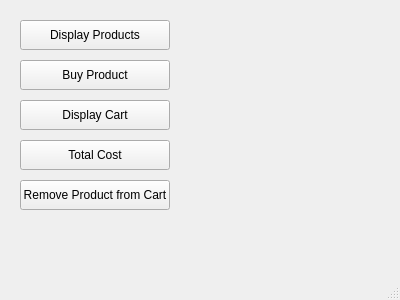
<?xml version="1.0" encoding="UTF-8"?>
<ui version="4.0">
 <class>MainWindow</class>
 <widget class="QMainWindow" name="MainWindow">
  <property name="geometry">
   <rect>
    <x>0</x>
    <y>0</y>
    <width>400</width>
    <height>300</height>
   </rect>
  </property>
  <property name="windowTitle">
   <string>MainWindow</string>
  </property>
  <widget class="QWidget" name="centralwidget">
   <widget class="QPushButton" name="displayProductsButton">
    <property name="geometry">
     <rect>
      <x>20</x>
      <y>20</y>
      <width>150</width>
      <height>30</height>
     </rect>
    </property>
    <property name="text">
     <string>Display Products</string>
    </property>
   </widget>
   <widget class="QPushButton" name="buyProductButton">
    <property name="geometry">
     <rect>
      <x>20</x>
      <y>60</y>
      <width>150</width>
      <height>30</height>
     </rect>
    </property>
    <property name="text">
     <string>Buy Product</string>
    </property>
   </widget>
   <widget class="QPushButton" name="displayCartButton">
    <property name="geometry">
     <rect>
      <x>20</x>
      <y>100</y>
      <width>150</width>
      <height>30</height>
     </rect>
    </property>
    <property name="text">
     <string>Display Cart</string>
    </property>
   </widget>
   <widget class="QPushButton" name="totalCostButton">
    <property name="geometry">
     <rect>
      <x>20</x>
      <y>140</y>
      <width>150</width>
      <height>30</height>
     </rect>
    </property>
    <property name="text">
     <string>Total Cost</string>
    </property>
   </widget>
   <widget class="QPushButton" name="removeFromCartButton">
    <property name="geometry">
     <rect>
      <x>20</x>
      <y>180</y>
      <width>150</width>
      <height>30</height>
     </rect>
    </property>
    <property name="text">
     <string>Remove Product from Cart</string>
    </property>
   </widget>
  </widget>
  <widget class="QMenuBar" name="menubar">
   <property name="geometry">
    <rect>
     <x>0</x>
     <y>0</y>
     <width>400</width>
     <height>22</height>
    </rect>
   </property>
  </widget>
  <widget class="QStatusBar" name="statusbar"/>
 </widget>
 <resources/>
 <connections/>
</ui>
